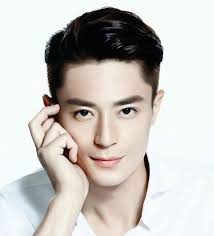
#> input picture cv/images/hjh.jpg, 214 x 236 px, found by its file name
$ python class11.py
#> lines starting #> are read from the running program, lines starting #| are printed output that depends on the picture; pictures that were not available may be replaced by others from this repository, and a replacement may not be noted
# 人脸识别
import cv2
import numpy as np

images = []
images.append(cv2.imread("D:\python_workplace\Grapefruit\cv\images\hjh.jpg", cv2.IMREAD_GRAYSCALE))
images.append(cv2.imread("D:\python_workplace\Grapefruit\cv\images\hjh1.jpg", cv2.IMREAD_GRAYSCALE))
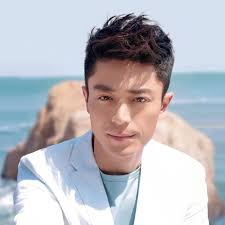
#> input picture cv/images/hjh1.jpg, 225 x 225 px, found by its file name
images.append(cv2.imread("D:\python_workplace\Grapefruit\cv\images\wzx.jpg", cv2.IMREAD_GRAYSCALE))
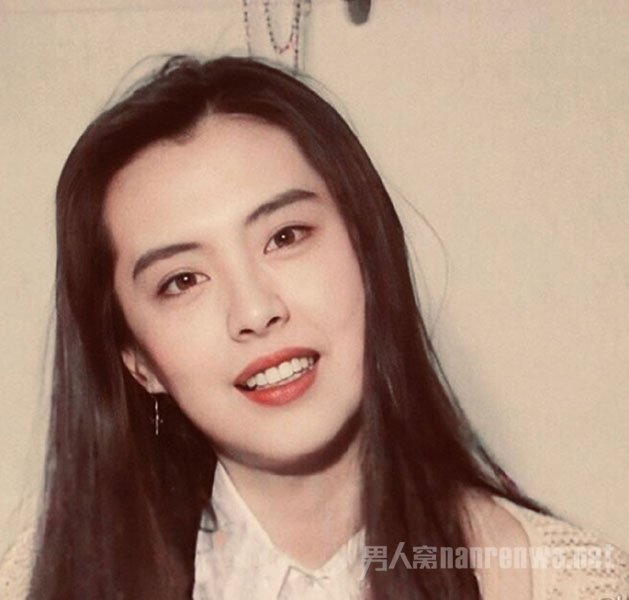
#> input picture cv/images/wzx.jpeg, 629 x 600 px, given in place of wzx.jpg, which was not available
images.append(cv2.imread("D:\python_workplace\Grapefruit\cv\images\wzx1.jpg", cv2.IMREAD_GRAYSCALE))
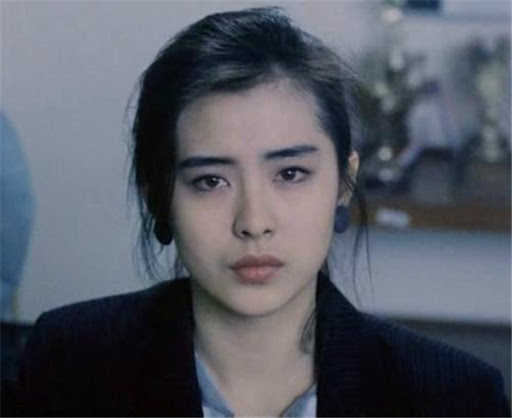
#> input picture cv/images/wzx1.jpg, 512 x 418 px, found by its file name
labels = [0, 0, 1, 1]
recognizer = cv2.face.FisherFaceRecognizer_create()
#> (the run stopped early here; a loop or call above may not have finished)
